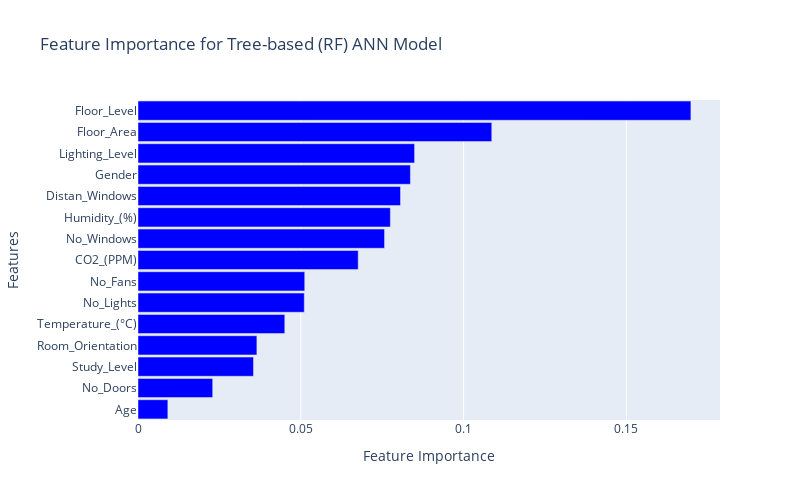

The notebook cell this image was saved under:
### Code cell
# Reverse the feature importances and feature names
feature_importances_reverse = feature_importances[selected_feature_indices][::-1]
selected_feature_names_reverse = selected_feature_names[::-1]

# Create a bar plot using Plotly with reversed order
fig = go.Figure()

# Add horizontal bar chart trace with reversed order
fig.add_trace(go.Bar(
    x=feature_importances_reverse,
    y=selected_feature_names_reverse,
    orientation='h',
    marker_color='blue'
))

# Update layout
fig.update_layout(
    title='Feature Importance for Tree-based (RF) ANN Model',
    xaxis_title='Feature Importance',
    yaxis_title='Features',
    height=500,
    width=800,
    bargap=0.1
)

# Display the plot
fig.show()

### Figure 1 — Plotly figure (JSON) as saved in the notebook; plotly's stock layout.template omitted (floating-point values rounded to 4 significant figures)
{"data": [{"marker": {"color": "blue"}, "orientation": "h", "type": "bar", "x": [0.009172, 0.02295, 0.03547, 0.03651, 0.04508, 0.05107, 0.05121, 0.06763, 0.07572, 0.0775, 0.08062, 0.08366, 0.08494, 0.1087, 0.1698], "y": ["Age", "No_Doors", "Study_Level", "Room_Orientation", "Temperature_(°C)", "No_Lights", "No_Fans", "CO2_(PPM)", "No_Windows", "Humidity_(%)", "Distan_Windows", "Gender", "Lighting_Level", "Floor_Area", "Floor_Level"]}], "layout": {"bargap": 0.1, "height": 500, "title": {"text": "Feature Importance for Tree-based (RF) ANN Model"}, "width": 800, "xaxis": {"title": {"text": "Feature Importance"}}, "yaxis": {"title": {"text": "Features"}}}}
